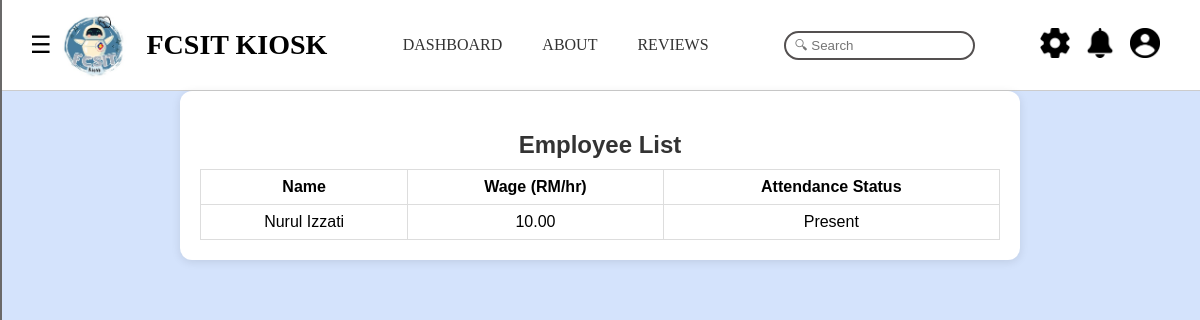
The app's page /admin/admin_employee.php with its own data.
### tables this page shows
CREATE TABLE `employee` (
  `employee_id` int(11) NOT NULL,
  `user_id` int(11) DEFAULT NULL,
  `schedule_id` int(11) DEFAULT NULL,
  `hourly_rate` decimal(5,2) DEFAULT NULL,
  `attendance_status` varchar(20) DEFAULT NULL
);

CREATE TABLE `user` (
  `user_id` int(11) NOT NULL,
  `full_name` varchar(100) DEFAULT NULL,
  `email` varchar(100) DEFAULT NULL,
  `password` varchar(255) DEFAULT NULL,
  `user_type` enum('public','registered','employee','admin') DEFAULT NULL,
  `registration_date` datetime DEFAULT NULL
);

### admin/admin_employee.php (the view, shortened to what this page needs)
<?php
require "db_connect.php";
$sql = "SELECT user.full_name, employee.hourly_rate, employee.attendance_status
        FROM employee
        INNER JOIN user ON employee.user_id = user.user_id";
$result = $conn->query($sql);
$employees = [];
if ($result->num_rows > 0) {
    while ($row = $result->fetch_assoc()) {
        $employees[] = $row;
    }
}
?>
<!DOCTYPE html>
<html lang="en">
<head>
    <link rel="stylesheet" href="employeelist.css">
</head>
<body>
<?php include "admin_frame.php"; ?>
<div class="content">
    <h2>Employee List</h2>
    <table id = "EmployeeTable">
        <thead>
            <tr>
                <th>Name</th><th>Wage (RM/hr)</th><th>Attendance Status</th>
            </tr>
        </thead>
        <tbody>
    <?php foreach ($employees as $emp): ?>
    <tr>
        <td><?= htmlspecialchars($emp["full_name"]) ?></td>
        <td><?= htmlspecialchars($emp["hourly_rate"]) ?></td>
        <td><?= htmlspecialchars($emp["attendance_status"]) ?></td>
    </tr>
    <?php endforeach; ?>
</tbody>
    </table>
</div>

### admin/employeelist.css (style rules this page uses)
.content { background-color: #fff; padding: 20px; border-radius: 12px; box-shadow: 0 2px 10px rgba(0,0,0,0.1); max-width: 800px; margin: auto; }
h2 { text-align: center; margin-bottom: 10px; color: #333; }
table { width: 100%; border-collapse: collapse; margin-top: 10px; }
th, td { padding: 8px; border: 1px solid #ddd; text-align: center; }

### admin/adminstyle.css (style rules this page uses)
body { margin: 0; font-family: Arial, sans-serif; background-color: #d4e3fc; height: 100%; }

### records on screen
employee: user.full_name "Nurul Izzati", hourly_rate "10.00", attendance_status "Present"
